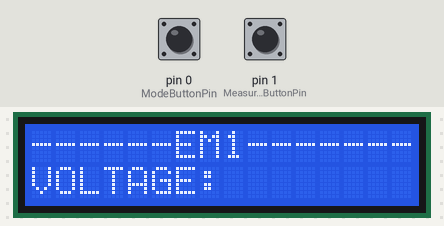
A sketch run on a simulated Arduino Uno, built with avr-gcc and run on an emulated ATmega328P. On the bench: 16×2 character LCD. The inputs (shaded band) are chosen by the test bench; at power-on: pin 1 (MeasurementButtonPin) HIGH, pin 0 (ModeButtonPin) HIGH.

Above: at 1.2 s.
1.3 s: pin 1 (MeasurementButtonPin) pulled LOW for 0.15 s
At 2.2 s:
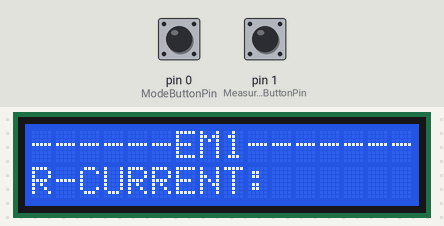
2.9 s: pin 1 (MeasurementButtonPin) pulled LOW for 1 s
At 5.1 s:
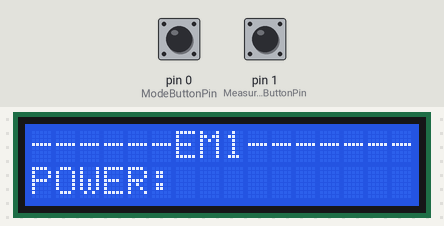
5.4 s: pin 0 (ModeButtonPin) pulled LOW for 0.15 s
At 6.5 s:
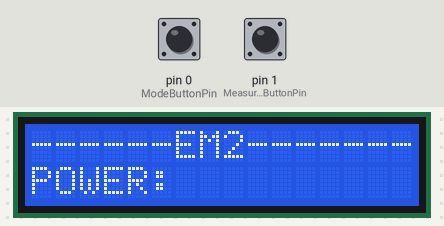
Timing chart, 0 to 8.4 s (numbered marks = the images above; inputs shaded):
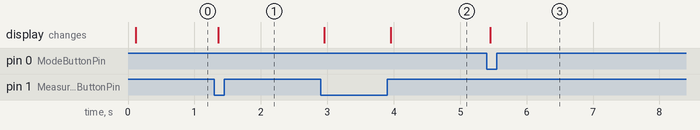

The sketch:

ECE_CAPSTONE_MENU.ino
```cpp
#include <LiquidCrystal.h>

// Menu Array
String measurementType[] = {{"VOLTAGE:"}, {"R-CURRENT:"}, {"POWER:"}};  // Text on the bottom line

// Pins being used
//const int OnButtonPin = 0;       // Pin 5 for Power command
const int MeasurementButtonPin = 1;      // Pin 6 for measurement command
const int ModeButtonPin = 0;         // Pin 7 for encoder type command


// Counters for menu and button presses
int measurementCounter = 0;   // Used to cycle through measurements
int ModePressCount = 0;       // Used to decide which encoder is being measured


boolean buttonStateMeasurement = LOW;
boolean lastButtonStateMeasurement = LOW;
boolean currentButtonStateMeasurement = LOW;
boolean buttonStateEncoderMode = LOW;
boolean lastButtonStateEncoderMode = LOW;
boolean currentButtonStateEncoderMode = LOW;


// Debounce
unsigned long lastDebounceTime = 0;
unsigned long debounceDelay = 50;

const int rs = 23, en = 22, d4 = 21, d5 = 20, d6 = 19, d7 = 18; //LCD PIN CONNECTIONS
LiquidCrystal lcd(rs, en, d4, d5, d6, d7);

void setup() {
  lcd.begin(16, 2);
  pinMode(MeasurementButtonPin, INPUT_PULLUP);
  pinMode(ModeButtonPin, INPUT_PULLUP);
}


void loop() {

  lcd.setCursor(0,1);
  lcd.print(measurementType[measurementCounter]);

  currentButtonStateMeasurement = digitalRead(MeasurementButtonPin);
  currentButtonStateEncoderMode = digitalRead(ModeButtonPin);

  if (currentButtonStateMeasurement != lastButtonStateMeasurement || currentButtonStateEncoderMode != lastButtonStateEncoderMode){
    lastDebounceTime = millis();
  }

  if ((millis() - lastDebounceTime) > debounceDelay){
    // Measurement button press
    if (currentButtonStateMeasurement != buttonStateMeasurement){

      buttonStateMeasurement = currentButtonStateMeasurement;
      lcd.print("               "); //Clearing first line of code
      if (buttonStateMeasurement == LOW){

        measurementCounter++;
      }
      if (measurementCounter > 2){
        measurementCounter = 0;
      }

    }

    // Encoder type button press
    if (currentButtonStateEncoderMode != buttonStateEncoderMode){

      buttonStateEncoderMode = currentButtonStateEncoderMode;

      if (buttonStateEncoderMode == LOW){
        ModePressCount = !ModePressCount;
      }

      switch(ModePressCount){
        case 0:
          lcd.setCursor(0,0);
          lcd.print("------EM1--------");
          delay(20);
          break;
        case 1:
          lcd.setCursor(0,0);
          lcd.print("------EM2--------");
          delay(20);
          break;
      }
    }

  }
  // states are reset back to low
  lastButtonStateMeasurement = currentButtonStateMeasurement;       // resets the left button state to LOW
  lastButtonStateEncoderMode = currentButtonStateEncoderMode;     // resets the right button state to LOW

}
```

Measured:
- after the input at 1.3 s, the display: changes after 0.05 s (image 1)
- after the input at 2.9 s, the display: first changes after 0.05 s (image 2 shows a later state)
- after the input at 5.4 s, the display: changes after 0.05 s (image 3)
